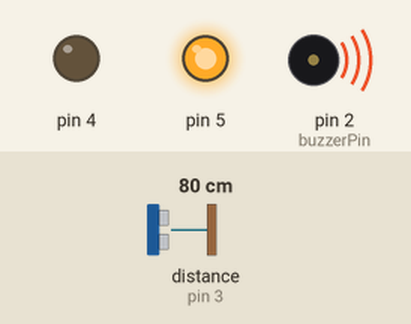
Simulated run of this sketch. Board: Arduino Nano, built with avr-gcc and run on an emulated ATmega328P. Parts: output pins drawn as LEDs (lit = HIGH), buzzer (waves = sounding). Wiring (inferred from the names in the program): range finder with pulse-width output: data pin 3. Inputs (shaded band) come from the test bench; at power-on: distance to the obstacle (sensor on pin 3) 80 cm. What the sketch prints to the serial monitor is not drawn.

Above: at 0.62 s.
At 10.9 s:
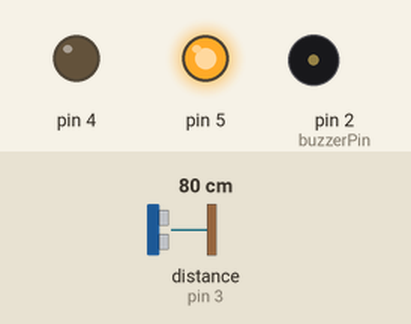
At 21.6 s:
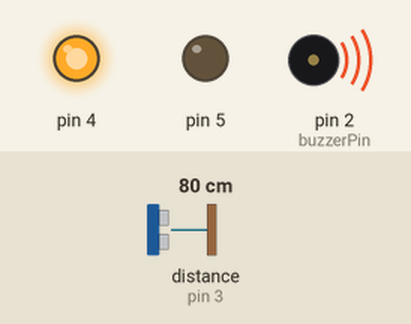
At 22.66 s:
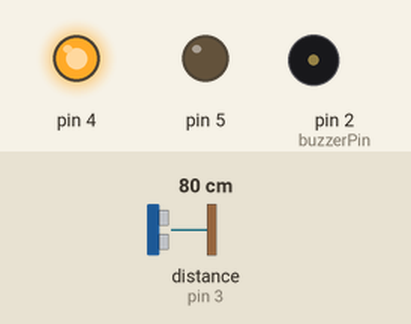
At 27.9 s:
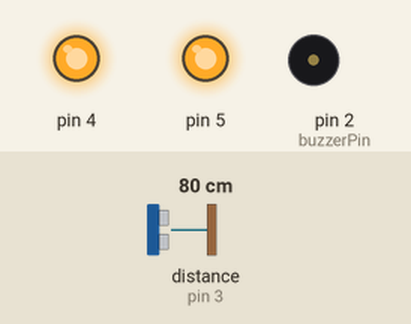
At 37.3 s:
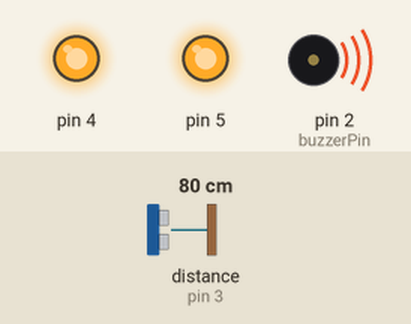
Timing chart, 0 to 40.0 s (numbered marks = the images above):
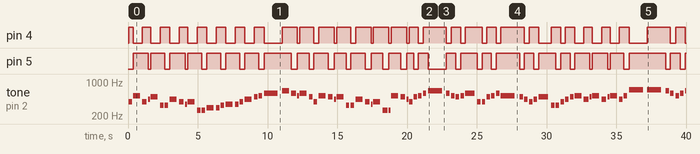

The sketch:

Music.ino
```cpp
#include "notes.h"
#include "songs.h"
#include "led.h"
int buzzerPin = 2;
int pausePin = 3;


void setup() {
  Serial.begin(9600);
  // setSongList();
  pinMode(buzzerPin, OUTPUT);
  pinMode(pausePin, INPUT);
  setupLED(4, 5);
  setPausePin(pausePin);

  attachInterrupt(digitalPinToInterrupt(pausePin), pause, RISING);
}

void loop() {


  play(buzzerPin);
}
```

led.cpp
```cpp
#include "led.h"
#include <Arduino.h>
int LED1Pin;
int LED2Pin;
void setupLED(int led1, int led2) {
  pinMode(led1, OUTPUT);
  pinMode(led2, OUTPUT);
  LED1Pin = led1;
  LED2Pin = led2;
}
void controlLED(int index) {
  // Serial.println(index);
  if (index == 0) {
    digitalWrite(LED1Pin, HIGH);
    digitalWrite(LED2Pin, LOW);
  } else if (index == 1) {
    digitalWrite(LED1Pin, LOW);
    digitalWrite(LED2Pin, HIGH);
  } else {
    digitalWrite(LED1Pin, HIGH);
    digitalWrite(LED2Pin, HIGH);
  }
}
```

led.h
```cpp
#ifndef LED_H
#define LED_H

extern int LED1Pin;
extern int LED2Pin;
void setupLED(int led1, int led2);
void controlLED(int index);

#endif 
```

notes.h
```cpp
#ifndef NOTES_H
#define NOTES_H
#include <Arduino.h>

// typedef  int NOTE; not work. cuz we are not using like Note note = B0,,,
#define B0  31
#define C1  33
#define CS1 35
#define D1  37
#define DS1 39
#define E1  41
#define F1  44
#define FS1 46
#define G1  49
#define GS1 52
#define A1  55
#define AS1 58
#define B1  62
#define C2  65
#define CS2 69
#define D2  73
#define DS2 78
#define E2  82
#define F2  87
#define FS2 93
#define G2  98
#define GS2 104
#define A2  110
#define AS2 117
#define B2  123
#define C3  131
#define CS3 139
#define D3  147
#define DS3 156
#define E3  165
#define F3  175
#define FS3 185
#define G3  196
#define GS3 208
#define A3  220
#define AS3 233
#define B3  247
#define C4  262
#define CS4 277
#define D4  294
#define DS4 311
#define E4  330
#define F4  349
#define FS4 370
#define G4  392
#define GS4 415
#define A4  440
#define AS4 466
#define B4  494
#define C5  523
#define CS5 554
#define D5  587
#define DS5 622
#define E5  659
#define F5  698
#define FS5 740
#define G5  784
#define GS5 831
#define A5  880
#define AS5 932
#define B5  988
#define C6  1047
#define CS6 1109
#define D6  1175
#define DS6 1245
#define E6  1319
#define F6  1397
#define FS6 1480
#define G6  1568
#define GS6 1661
#define A6  1760
#define AS6 1865
#define B6  1976
#define C7  2093
#define CS7 2217
#define D7  2349
#define DS7 2489
#define E7  2637
#define F7  2794
#define FS7 2960
#define G7  3136
#define GS7 3322
#define A7  3520
#define AS7 3729
#define B7  3951
#define C8  4186
#define CS8 4435
#define D8  4699
#define DS8 4978

#endif
```

songs.cpp
```cpp
#include "songs.h"
#include "led.h"
int currIndex = 0;
bool paused = true;
// Song *songlist;

// void setSongList() {
//   // // int soviet_melody[] = { G4, C5, G4, A4, B4, E4, E4,
//   // //                         A4, G4, F4, G4, C4, C4,
//   // //                         D4, D4, E4, F4, F4, G4, A4, B4, C5, D5,
//   // //                         E5, D5, C5, D5, B4, G4,
//   // //                         C5, B4, A4, B4, E4, E4,
//   // //                         A4, G4, F4, G4, C4, C4,
//   // //                         C5, B4, A4, G4, B4, C5, D5,
//   // //                         E5, D5, C5, B4, C5, D5, G4, G4, B4, C5, D5,
//   // //                         C5, B4, A4, G4, A4, B4, E4, E4, G4, A4, B4,
//   // //                         C5, A4, B4, C5, A4, B4, C5, A4, C5, F5,
//   // //                         F5, E5, D5, C5, D5, E5, C5, C5,
//   // //                         D5, C5, B4, A4, B4, C5, A4, A4,
//   // //                         C5, B4, A4, G4, C4, G4, A4, B4, C5, END_MELODY };
//   // // int soviet_duration[] = { 8, 4, 6, 16, 4, 8, 8,
//   // //                           4, 6, 16, 4, 8, 8,
//   // //                           4, 8, 8, 4, 8, 8, 4, 8, 8, 2,
//   // //                           4, 6, 16, 4, 8, 8,
//   // //                           4, 6, 16, 4, 8, 8,
//   // //                           4, 6, 16, 4, 6, 16,
//   // //                           4, 6, 16, 8, 8, 8, 8,
//   // //                           2, 8, 8, 8, 8, 3, 8, 8, 8, 8, 8,
//   // //                           2, 8, 8, 8, 8, 3, 8, 8, 8, 8, 8,
//   // //                           4, 6, 16, 4, 6, 16, 4, 8, 8, 2,
//   // //                           2, 8, 8, 8, 8, 3, 8, 2,
//   // //                           2, 8, 8, 8, 8, 3, 8, 2,
//   // //                           4, 6, 16, 4, 4, 2, 4, 4, 1, END_DURATION };
//   // // Song soviet_anthem(
//   // //   soviet_melody, soviet_duration);

//   // // const int usa_melody[] = { F4, D4, B3, D4, F4, B4, D5, C5, B4, D4, E4, F4, F4, F4,
//   // //                            D5, C5, B4, A4, G4, A4, B4, B4, F4, D4, B3, F4, D4,
//   // //                            B3, D4, F4, B4, D5, C5, B4, D4, E4, F4, F4, F4,
//   // //                            D5, C5, B4, A4, G4, A4, B4, B4, F4, D4, B3, D5, D5,
//   // //                            D5, E5, F5, F5, E5, D5, C5, D5, E5, E5, E5,
//   // //                            D5, C5, B4, A4, G4, A4, B4, D4, E4, F4, F4,
//   // //                            B4, B4, B4, A4, G4, G4, G4, C5, E5, D5, C5, B4,
//   // //                            B4, A4,
//   // //                            F4, F4, B4, C5, D5, E5,
//   // //                            F5, B4, C5, D5, E5, C5, B4, END_MELODY };
//   // // const int usa_duration[] = { 6, 16, 4, 4, 4, 2, 6, 16, 4, 4, 4, 2, 8, 8,
//   // //                              6, 8, 4, 2, 8, 8, 4, 4, 4, 4, 4, 6, 16,
//   // //                              4, 4, 4, 2, 6, 16, 4, 4, 4, 2, 8, 8,
//   // //                              6, 8, 4, 2, 8, 8, 4, 4, 4, 4, 4, 8, 8,
//   // //                              4, 4, 4, 2, 8, 8, 4, 4, 4, 2, 4,
//   // //                              6, 8, 4, 2, 8, 8, 4, 4, 4, 2, 4,
//   // //                              4, 4, 8, 8, 4, 4, 4, 4, 8, 8, 8, 8,
//   // //                              4, 2,
//   // //                              8, 8, 6, 8, 8, 8,
//   // //                              2, 6, 6, 3, 5, 4, 2, END_DURATION };
//   // // const Song usa_anthem(usa_melody, usa_duration);

//   // const int sk_melody[] = {
//   //   D4, G4, FS4, E4, G4, D4, B3, D4, G4, A4, B4, C5, B4, A4,
//   //   D5, C5, B4, A4, G4, FS4, E4, D4, B3, D4, G4, A4, A4, B4, G4,
//   //   FS4, G4, A4, FS4, B4, C5, D5, B4, A4, G4, FS4, G4, A4,
//   //   D5, C5, B4, A4, G4, FS4, E4, D4, B3, D4, G4, A4, A4, B4, G4, END_MELODY
//   // };
//   // const int sk_duration[] = {
//   //   4, 3, 4, 4, 4, 4, 4, 4, 4, 8, 8, 3, 8, 1,
//   //   3, 8, 4, 4, 4, 8, 8, 4, 4, 4, 4, 8, 8, 4, 1,
//   //   3, 4, 4, 4, 3, 8, 4, 4, 4, 4, 4, 4, 1,
//   //   3, 8, 4, 4, 4, 8, 8, 4, 4, 4, 4, 8, 8, 4, 1, END_DURATION
//   // };
//   // const Song sk_anthem(sk_melody, sk_duration);

//   // // int nk_melody[] = {
//   // //   A4, D5, D5, D5, CS5, B4, A4, G4, FS4, A4, B4, B4, B4, CS5, D5, E5, A4, A4, A4, FS5, FS5, G5, G5, FS5, E5, E5, B4, B4, B4, CS5, CS5, CS5, CS5, B4, CS5,
//   // //   D5, A4, FS5, FS5, G5, FS5, E5, E5, B4, B4, B4, E5, E5, FS5, E5, D5, CS5, B4, A4, FS4, G4, A4, A4, A4, B4, CS5, D5, E5, FS5, B4,
//   // //   G5, FS5, FS5, E5, B4, CS5, D5, A4, FS5, FS5, G5, FS5, E5, E5, B4, B4, B4, E5, E5, FS5, E5, D5, CS5, B4, A4, FS4, G4, A4, A4, A4, B4, CS5,
//   // //   D5, E5, FS5, B4, G5, FS5, FS5, E5, B4, CS5, D5, END_MELODY
//   // // };
//   // // int nk_duration[] = {
//   // //   4, 3, 8, 4, 8, 8, 3, 8, 4, 4, 3, 8, 4, 8, 8, 3, 8, 4, 4, 3, 8, 8, 8, 8, 8, 3, 8, 4, 4, 3, 8, 8, 8, 8, 8,
//   // //   1, 4, 3, 8, 4, 8, 8, 3, 8, 4, 4, 3, 8, 4, 8, 8, 3, 8, 4, 8, 8, 3, 8, 4, 8, 8, 3, 8, 4, 4,
//   // //   3, 8, 8, 8, 8, 8, 1, 4, 3, 8, 4, 8, 8, 3, 8, 4, 4, 3, 8, 4, 8, 8, 3, 8, 4, 8, 8, 3, 8, 4, 8, 8,
//   // //   3, 8, 4, 4, 3, 8, 8, 8, 8, 8, 1, END_DURATION
//   // // };
//   // // Song nk_anthem(nk_melody, nk_duration);

//   // songlist = new Song[1]{ sk_anthem  };

// }
void setPausePin(int pin) {
  pausePin = pin;
}
void pause() {
  paused = !paused;
  return;
}
void pausing() {
  // int i = 0;
  while (paused) {
    Serial.println("pasued");
    // i+=1;
  }
}
void play(int buzzerPin) {
  size_t melodyLength = songlist[currIndex].getMelodyLength();
  int *melody = songlist[currIndex].melody;
  // Serial.println("melodyLength");
  // Serial.println(melodyLength);
  size_t durationLength = songlist[currIndex].getDurationLength();
  int *noteDurations = songlist[currIndex].duration;

  for (int thisNote = 0; thisNote < melodyLength; thisNote++) {
    pausing();
    int noteDuration = 2000 / noteDurations[thisNote];
    tone(buzzerPin, melody[thisNote], noteDuration);
    int ledcontrol = thisNote % 3;
    if (ledcontrol == 0) {
      controlLED(0);
    } else if (ledcontrol ==1) {
      controlLED(1);
    } else {
      controlLED(2);
    }
    pausing();
    int pauseBetweenNotes = noteDuration * 1.30;
    delay(pauseBetweenNotes);
    pausing();
    noTone(buzzerPin);
    // Serial.println("keep going");
    // Serial.println(thisNote);
  }
  Serial.println("song done");
  next();
}
void next() {
  currIndex = (currIndex + 1) % (sizeof(songlist) / sizeof(songlist[0]));
  // Serial.println("new");
  // Serial.println(currIndex);
}
```

songs.h
```cpp
#ifndef SONGS_H
#define SONGS_H
#include "notes.h"
#include <Arduino.h>

#define END_MELODY '\0'
#define END_DURATION 0

struct Song {
  int* melody;
  size_t melodyLength;
  int* duration;
  size_t durationLength;

  Song(int m[], int d[]) {
    melody = m;
    melodyLength = getsize(m);
    duration = d;
    durationLength = getsize(d);
  }
  //target is a pointer. increase it by size of its element, and compare a value at the pointer with the end marker.
  size_t getsize(int* target) {
    size_t size = 0;
    while (*target != END_MELODY and *target != END_DURATION) {
      size++;
      target++;
    }
    return size;
  }
  size_t getMelodyLength() {
    return melodyLength;
  }
  size_t getDurationLength() {
    return durationLength;
  }
};

// const int usa_melody[] = { F4, D4, B3, D4, F4, B4, D5, C5, B4, D4, E4, F4, F4, F4,
//                            D5, C5, B4, A4, G4, A4, B4, B4, F4, D4, B3, F4, D4,
//                            B3, D4, F4, B4, D5, C5, B4, D4, E4, F4, F4, F4,
//                            D5, C5, B4, A4, G4, A4, B4, B4, F4, D4, B3, D5, D5,
//                            D5, E5, F5, F5, E5, D5, C5, D5, E5, E5, E5,
//                            D5, C5, B4, A4, G4, A4, B4, D4, E4, F4, F4,
//                            B4, B4, B4, A4, G4, G4, G4, C5, E5, D5, C5, B4,
//                            B4, A4,
//                            F4, F4, B4, C5, D5, E5,
//                            F5, B4, C5, D5, E5, C5, B4, END_MELODY };
// const int usa_duration[] = { 6, 16, 4, 4, 4, 2, 6, 16, 4, 4, 4, 2, 8, 8,
//                              6, 8, 4, 2, 8, 8, 4, 4, 4, 4, 4, 6, 16,
//                              4, 4, 4, 2, 6, 16, 4, 4, 4, 2, 8, 8,
//                              6, 8, 4, 2, 8, 8, 4, 4, 4, 4, 4, 8, 8,
//                              4, 4, 4, 2, 8, 8, 4, 4, 4, 2, 4,
//                              6, 8, 4, 2, 8, 8, 4, 4, 4, 2, 4,
//                              4, 4, 8, 8, 4, 4, 4, 4, 8, 8, 8, 8,
//                              4, 2,
//                              8, 8, 6, 8, 8, 8,
//                              2, 6, 6, 3, 5, 4, 2, END_DURATION };
// const Song usa_anthem(usa_melody, usa_duration);

// const int sk_melody[] = {
//   D4, G4, FS4, E4, G4, D4, B3, D4, G4, A4, B4, C5, B4, A4,
//   D5, C5, B4, A4, G4, FS4, E4, D4, B3, D4, G4, A4, A4, B4, G4,
//   FS4, G4, A4, FS4, B4, C5, D5, B4, A4, G4, FS4, G4, A4,
//   D5, C5, B4, A4, G4, FS4, E4, D4, B3, D4, G4, A4, A4, B4, G4, END_MELODY
// };
// const int sk_duration[] = {
//   4, 3, 4, 4, 4, 4, 4, 4, 4, 8, 8, 3, 8, 1,
//   3, 8, 4, 4, 4, 8, 8, 4, 4, 4, 4, 8, 8, 4, 1,
//   3, 4, 4, 4, 3, 8, 4, 4, 4, 4, 4, 4, 1,
//   3, 8, 4, 4, 4, 8, 8, 4, 4, 4, 4, 8, 8, 4, 1, END_DURATION
// };
// const Song sk_anthem(sk_melody, sk_duration);

const int soviet_melody[] = { G4, C5, G4, A4, B4, E4, E4,
                              A4, G4, F4, G4, C4, C4,
                              D4, D4, E4, F4, F4, G4, A4, B4, C5, D5,
                              E5, D5, C5, D5, B4, G4,
                              C5, B4, A4, B4, E4, E4,
                              A4, G4, F4, G4, C4, C4,
                              C5, B4, A4, G4, B4, C5, D5,
                              E5, D5, C5, B4, C5, D5, G4, G4, B4, C5, D5,
                              C5, B4, A4, G4, A4, B4, E4, E4, G4, A4, B4,
                              C5, A4, B4, C5, A4, B4, C5, A4, C5, F5,
                              F5, E5, D5, C5, D5, E5, C5, C5,
                              D5, C5, B4, A4, B4, C5, A4, A4,
                              C5, B4, A4, G4, C4, G4, A4, B4, C5, END_MELODY };
const int soviet_duration[] = { 8, 4, 6, 16, 4, 8, 8,
                                4, 6, 16, 4, 8, 8,
                                4, 8, 8, 4, 8, 8, 4, 8, 8, 2,
                                4, 6, 16, 4, 8, 8,
                                4, 6, 16, 4, 8, 8,
                                4, 6, 16, 4, 6, 16,
                                4, 6, 16, 8, 8, 8, 8,
                                2, 8, 8, 8, 8, 3, 8, 8, 8, 8, 8,
                                2, 8, 8, 8, 8, 3, 8, 8, 8, 8, 8,
                                4, 6, 16, 4, 6, 16, 4, 8, 8, 2,
                                2, 8, 8, 8, 8, 3, 8, 2,
                                2, 8, 8, 8, 8, 3, 8, 2,
                                4, 6, 16, 4, 4, 2, 4, 4, 1, END_DURATION };
const Song soviet_anthem(
  soviet_melody, soviet_duration);

const int nk_melody[] = {
  A4, D5, D5, D5, CS5, B4, A4, G4, FS4, A4, B4, B4, B4, CS5, D5, E5, A4, A4, A4, FS5, FS5, G5, G5, FS5, E5, E5, B4, B4, B4, CS5, CS5, CS5, CS5, B4, CS5,
  D5, A4, FS5, FS5, G5, FS5, E5, E5, B4, B4, B4, E5, E5, FS5, E5, D5, CS5, B4, A4, FS4, G4, A4, A4, A4, B4, CS5, D5, E5, FS5, B4,
  G5, FS5, FS5, E5, B4, CS5, D5, A4, FS5, FS5, G5, FS5, E5, E5, B4, B4, B4, E5, E5, FS5, E5, D5, CS5, B4, A4, FS4, G4, A4, A4, A4, B4, CS5,
  D5, E5, FS5, B4, G5, FS5, FS5, E5, B4, CS5, D5, END_MELODY
};
const int nk_duration[] = {
  4, 3, 8, 4, 8, 8, 3, 8, 4, 4, 3, 8, 4, 8, 8, 3, 8, 4, 4, 3, 8, 8, 8, 8, 8, 3, 8, 4, 4, 3, 8, 8, 8, 8, 8,
  1, 4, 3, 8, 4, 8, 8, 3, 8, 4, 4, 3, 8, 4, 8, 8, 3, 8, 4, 8, 8, 3, 8, 4, 8, 8, 3, 8, 4, 4,
  3, 8, 8, 8, 8, 8, 1, 4, 3, 8, 4, 8, 8, 3, 8, 4, 4, 3, 8, 4, 8, 8, 3, 8, 4, 8, 8, 3, 8, 4, 8, 8,
  3, 8, 4, 4, 3, 8, 8, 8, 8, 8, 1, END_DURATION
};
const Song nk_anthem(nk_melody, nk_duration);
//red team
const Song songlist[] = { soviet_anthem, nk_anthem };
//blue team
// const Song songlist[] = { usa_anthem, sk_anthem };
// extern Song* songlist;
extern int currIndex;
extern bool paused;
extern int pausePin;
// void setSongList();
void pause();
void play(int buzzerPin);
void next();
void setPausePin(int pin);
void pausing();
#endif
```

Measured:
- by itself, pin 4: LOW → HIGH at 0.05 s, → LOW 0.33 s later, → HIGH 0.65 s later, → LOW 0.59 s later, … (58 changes in this stretch)
- by itself, pin 5: LOW → HIGH at 0.37 s, → LOW 1.1 s later, → HIGH 0.16 s later, → LOW 1.0 s later, … (57 changes in this stretch)
- by itself, tone on pin 2 (buzzerPin): plays 392 Hz for 0.25 s, 523 Hz for 0.50 s, 392 Hz for 0.33 s, 440 Hz for 0.13 s, 494 Hz for 0.50 s, 330 Hz for 0.25 s … (86 notes in this stretch)
